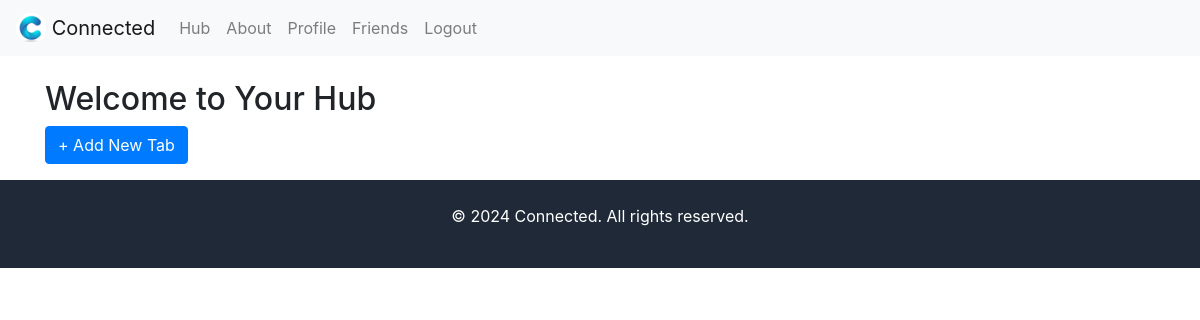
/connected/hub/ (signed in), run on an earlier commit of the app's database.
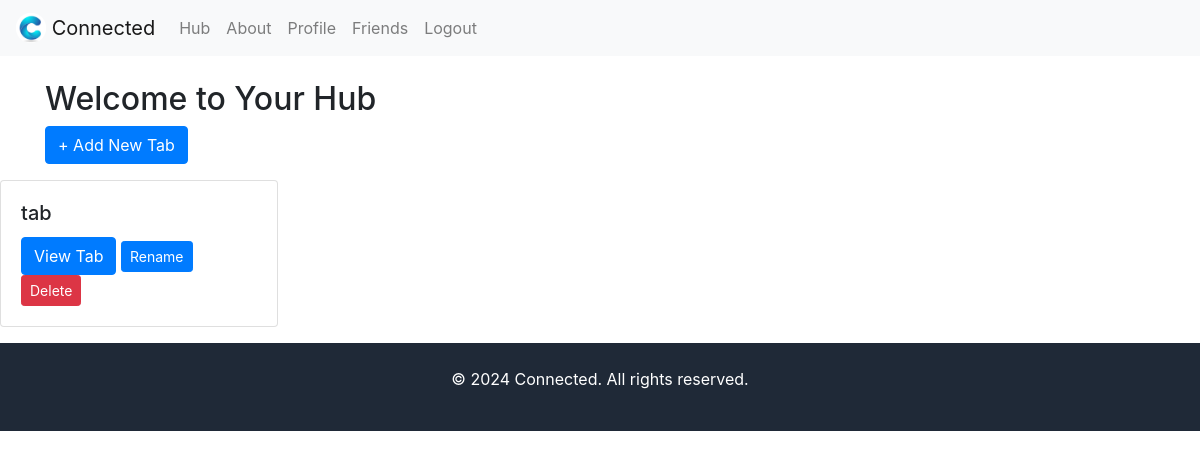
And on a later commit of the database.
### connected/models.py (models this page shows, shortened)
class Tab(models.Model):
    name = models.CharField(max_length=100)
    user = models.ForeignKey(User, on_delete=models.CASCADE)
    monday_schedule = models.TextField(blank=True, null=True)
    tuesday_schedule = models.TextField(blank=True, null=True)
    wednesday_schedule = models.TextField(blank=True, null=True)
    thursday_schedule = models.TextField(blank=True, null=True)
    friday_schedule = models.TextField(blank=True, null=True)
    saturday_schedule = models.TextField(blank=True, null=True)
    sunday_schedule = models.TextField(blank=True, null=True)

### connected/views.py (the view)
# urls.py: path('hub/', views.hub_view, name='hub'),
def hub_view(request):
    if request.user.is_authenticated:
        tabs = Tab.objects.filter(user=request.user)  # Fetch tabs associated with the user
        return render(request, 'connected/hub.html', {'tabs': tabs})
    else:
        return redirect('connected:login')  # Redirect to login page if not authenticated

### templates/connected/hub.html (shortened to what this page needs)
{% extends 'connected/base.html' %}
{% block content %}
<div class="container mt-4">
    <h2>Welcome to Your Hub</h2>
    <button type="button" class="btn btn-primary" data-toggle="modal" data-target="#addTabModal">
        + Add New Tab
    </button>
</div>
<div class="row mt-3">
    {% for tab in tabs %}
    <div class="col-sm-6 col-md-4 col-lg-3 mb-3">
        <div class="card">
            <div class="card-body">
                <h5 class="card-title">{{ tab.name }}</h5>
                <a href="{% url 'connected:tab_detail' tab.id %}" class="btn btn-primary">View Tab</a>
                <a href="{% url 'connected:rename_tab' tab.id %}" class="btn btn-sm btn-primary">Rename</a>
                <a href="{% url 'connected:delete_tab' tab.id %}" class="btn btn-sm btn-danger">Delete</a>
            </div>
        </div>
    </div>
    {% endfor %}
</div>
{% endblock %}

### templates/connected/base.html (shortened to what this page needs)
<!DOCTYPE html>
{% load static %}
<html lang="en">
<head>
    <link href="https://stackpath.bootstrapcdn.com/bootstrap/4.3.1/css/bootstrap.min.css" rel="stylesheet">
    <link href="https://cdn.jsdelivr.net/npm/tailwindcss@2.2.19/dist/tailwind.min.css" rel="stylesheet">
    <link href="https://stackpath.bootstrapcdn.com/bootstrap/4.5.2/css/bootstrap.min.css" rel="stylesheet">
</head>
<body>
<nav class="navbar navbar-expand-lg navbar-light bg-light">
    <a class="navbar-brand" href="{% url 'connected:home' %}">
        <img src="{% static 'images/connected.png' %}" width="30" height="30" class="d-inline-block align-top" alt="">
        Connected
    </a>
    <div class="collapse navbar-collapse" id="navbarNavAltMarkup">
        <div class="navbar-nav">
            <a class="nav-item nav-link" href="{% url 'connected:hub' %}">Hub</a>
            <a class="nav-item nav-link" href="{% url 'connected:about' %}">About</a>
            {% if user.is_authenticated %}
                <a class="nav-link" href="{% url 'connected:profile' %}">Profile</a>
                <a class="nav-link" href="{% url 'connected:friends_list' %}">Friends</a>
                <a class="nav-item nav-link" href="{% url 'connected:logout' %}">Logout</a>
            {% else %}
                <a class="nav-item nav-link" href="{% url 'connected:login' %}">Login</a>
                <a class="nav-item nav-link" href="{% url 'connected:register' %}">Register</a>
            {% endif %}
        </div>
    </div>
</nav>
{% block content %}{% endblock %}
<footer class="bg-gray-800 text-white py-6">
    <div class="container mx-auto text-center">
        <p>&copy; 2024 Connected. All rights reserved.</p>
    </div>
</footer>
</body>
</html>

What changed in the data, as far as the page shows it:
added Tab: name "tab"
